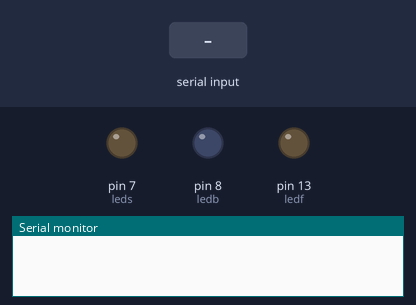
A sketch run on a simulated Arduino Uno, built with avr-gcc and run on an emulated ATmega328P. Shown: output pins drawn as LEDs (lit = HIGH), the last lines printed to the serial monitor. Inputs (shaded band) come from the test bench.

Above: at 1.2 s.
1.3 s: "f" received over the second serial link
At 2.2 s:
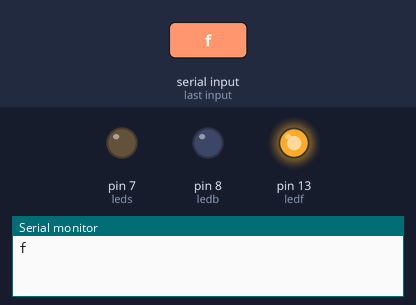
2.8 s: "b" received over the second serial link
At 3.4 s:
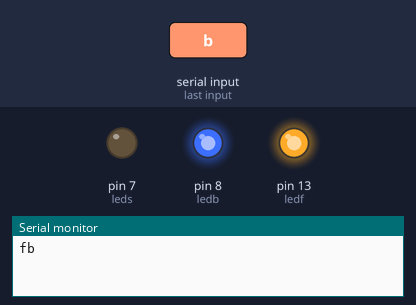
4.3 s: "s" received over Serial
At 4.6 s:
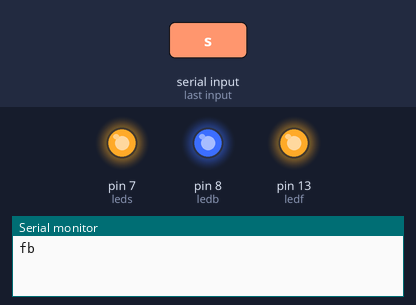
Timing chart, 0 to 7.3 s (numbered marks = the images above; inputs shaded):
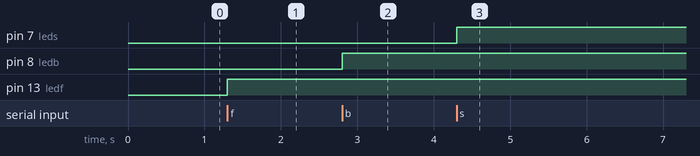

Measured:
- after the input at 1.3 s, pin 13 (ledf): LOW → HIGH at once
- after the input at 2.8 s, pin 8 (ledb): LOW → HIGH at once
- after the input at 4.3 s, pin 7 (leds): LOW → HIGH at once

The sketch:

test.ino
```cpp
#include <SoftwareSerial.h>

#define PWM_WIDTH 500


int ledf = 13;
int ledb = 8;
int leds = 7;
int bt_rx = 11;
int bt_tx = 10;

int mode = 0;
int flag1 = 0;
int flag2 = 100;


SoftwareSerial btSerial(bt_rx, bt_tx);


void setup()
{
  pinMode(ledf, OUTPUT);
  pinMode(ledb, OUTPUT);
  pinMode(leds, OUTPUT);
  Serial.begin(9600);
  btSerial.begin(9600);
}


void loop()
{
  char com;

  if (btSerial.available()){
    com = btSerial.read();
    Serial.write(com);
  }

  if (Serial.available()){
    com = Serial.read();
    btSerial.write(com);
  }

  if (com == 'f'){
    digitalWrite(ledf, HIGH);
  }
  else if (com == 'b'){
    digitalWrite(ledb, HIGH);
  }
  else if (com == 's'){
    digitalWrite(leds, HIGH);
  }
}
```
